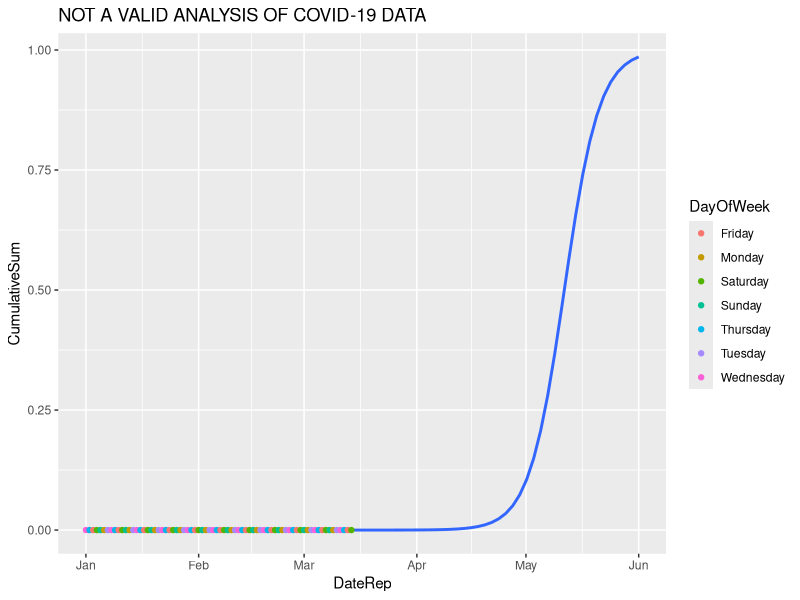

The R source for this figure:
## ---- chunk 1
library(tidyverse)
currentPop <- 327000000
corona <- read_csv("COVID-19-geographic-disbtribution-worldwide-2020-03-14_1.csv")
corona <- corona %>%
  filter(CountryExp == "United States of America")
corona$DateRep <- as.Date(corona$DateRep, format="%m/%d/%Y")
corona <- corona %>%
  arrange(DateRep)
corona$DayOfWeek <- weekdays(corona$DateRep)
corona$CumulativeSum = cumsum(corona$NewConfCases)
corona$CumulativeSum = corona$CumulativeSum/currentPop

#NOT A VALID ANALYSIS OF DATA
corona %>%
  ggplot(aes(x=DateRep, y=CumulativeSum)) +
  ggtitle("NOT A VALID ANALYSIS OF COVID-19 DATA") + 
  stat_smooth(method="glm", se=FALSE, fullrange=TRUE, method.args=list(family=binomial)) + 
  geom_point(aes(color=DayOfWeek)) + xlim(as.Date("01/01/2020", format="%m/%d/%Y"), as.Date("06/01/2020", format="%m/%d/%Y") )
